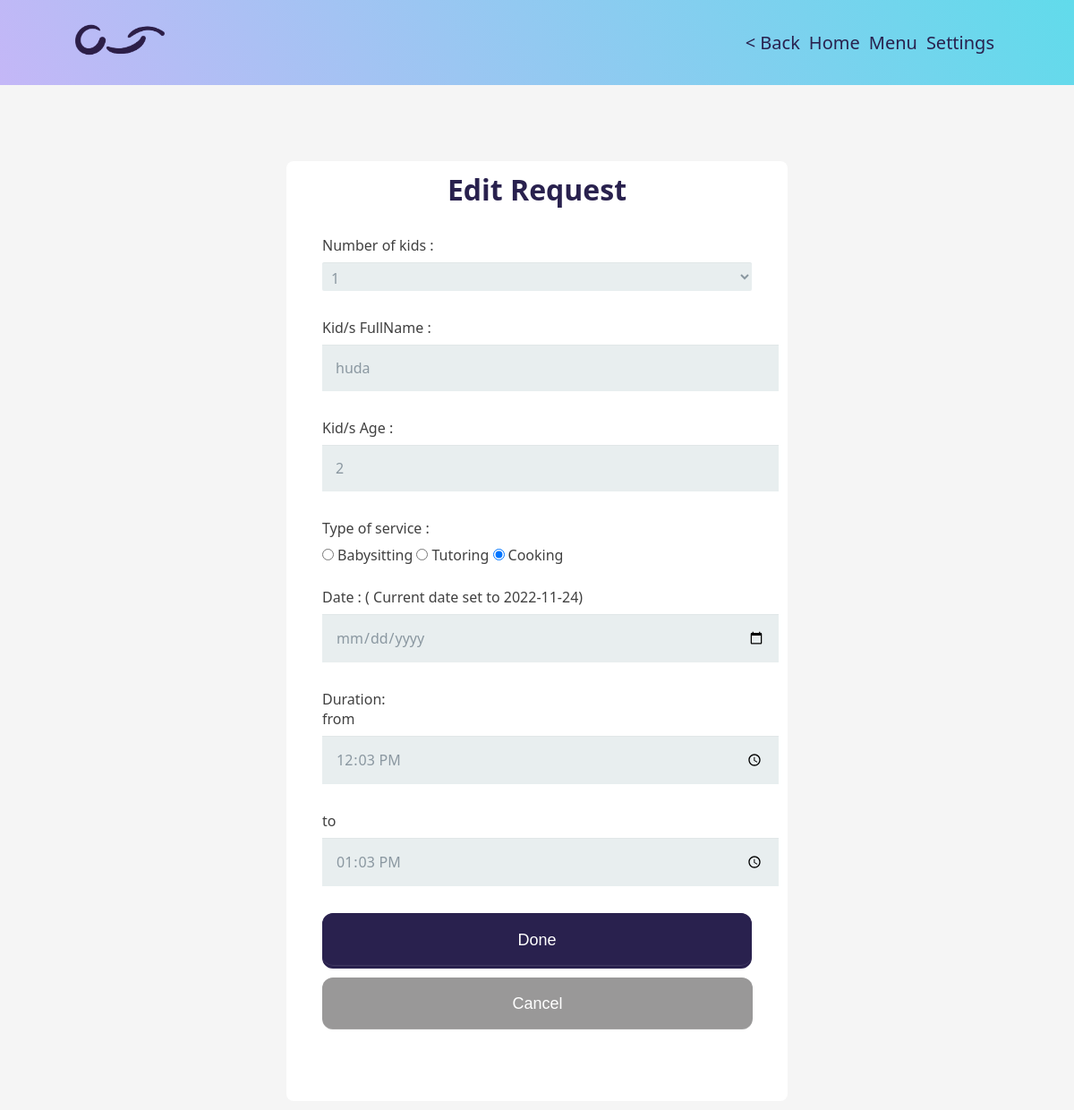
Screenshot of /editReq.php?request_id=38 (signed in) with the database file from the repository.
### tables this page shows
CREATE TABLE `request` (
  `request_id` int(10) NOT NULL,
  `parent_id` int(11) NOT NULL,
  `numOfKids` int(11) NOT NULL,
  `kid_name` varchar(100) NOT NULL,
  `kid_age` varchar(11) NOT NULL,
  `service_type` varchar(20) NOT NULL,
  `date` date NOT NULL,
  `start_time` time NOT NULL,
  `end_time` time NOT NULL
);

### editReq.php (the view, shortened to what this page needs)
<?php
include("connection.php");
$reqID = $_GET['request_id'];
?>
<!DOCTYPE html>
<head>
<link rel="stylesheet" href="https://cdnjs.cloudflare.com/ajax/libs/font-awesome/4.7.0/css/font-awesome.min.css">
<link rel="stylesheet" href="style.css" >
<link rel="stylesheet" href="footer.css" >
</head>
<body>
<body>
<header>
    <a href="#" class="logo"><img src="images/logo.png" alt="logo icon"></a>
    <nav class="navbar">
    <ul>
    <li>    <a onclick="window.history.back()" style="pointer:cursor;"> < Back </a> </li>
    <li><a href="mprofile.php"> Home </a></li>
    <li> <a href="#"> Menu </a>
    <li> <a href="#"> Settings </a>
    </li>
    </ul>
    </nav>
</header>
<?php
$query = "SELECT *
FROM request
WHERE request.request_id = $reqID AND
request.request_id NOT IN (SELECT bookings.request_id FROM bookings);";
$pendingRequests = mysqli_query($con , $query);
 if( mysqli_num_rows($pendingRequests) > 0)
 {
    while ($row = mysqli_fetch_assoc($pendingRequests))
    {
 ?>
<form action="DoneEdit.php?request_id=<?php echo $row['request_id'];?>" method="post">
<form action="next.php" method="post" enctype="multipart/form-data">
    <h1>  Edit Request </h1>
    <fieldset>
        <label for="job">Number of kids :</label>
        <div class="custom-select">
        <select name = "numOfKids" required >
            <option value="1" <?php if($row['numOfKids']==1) echo "selected"; ?>>1 </option>
            </select><div>
      <label for="name" >Kid/s FullName :</label >
      <input type="text" id="name" name="kid_name" value="<?php echo $row['kid_name']; ?>" required>
      <label for="name" >Kid/s Age :</label>
      <input type="text" id="name" name="kid_age" value="<?php echo $row['kid_age']; ?>" required >
      <label>Type of service :</label>
      <input type="radio" id="babysitting" value="babysitting" name="service" <?php if($row['service_type']=='babysitting') echo "checked"; ?>><label for="babysitting" class="light">Babysitting</label>
      <input type="radio" id="tutoring" value="tutoring" name="service" required <?php if($row['service_type']=='tutoring') echo "checked"; ?>><label for="tutoring" class="light" required>Tutoring</label>
      <input type="radio" id="cooking" value="cooking" name="service" <?php if($row['service_type']=='cooking') echo "checked"; ?>><label for="cooking" class="light">Cooking</label>
     <br>
     <br>
      <label for="name" >Date :  ( Current date set to  <?php echo $row['date']?>)</label>
      <input type="date" id="date" name="date" min= "2022-11-08" value="<?php  ?>"  required >
      Duration:
      <label for="name" >from</label>
      <input type="time" id="duration" name="duration1" value="<?php echo $row['start_time']; ?>"  required >
      <label for="name" >to</label>
      <input type="time" id="duration" name="duration2"  value="<?php echo $row['end_time']; ?>" required >
    <fieldset>
      <?php } }?>
    <button class= "button" type="submit" name="done">Done</button>
   <a href="parentRequests.php" class= "button2" name="cancel" >Cancel</a>
    </form>
    </form>
    </body>
</html>

### style.css (style rules this page uses)
body { background: whitesmoke; color:#404040; }
* { padding: 0; margin: 0; font-family: Optima, 'Segoe UI', Tahoma, Geneva, Verdana, sans-serif }
header { position: fixed; top:0; left:0; right:0; background:Linear-gradient(60deg , rgb(196 , 183, 247) 0% , rgb(97 , 219 , 235) 100%); box-shadow: 0px 5px Linear-gradient(60deg , rgb(196 , 183, 247) 0% , rgb(97 , 219 , 235) 100%); padding:20px 7%; display: flex; align-items: center; justify-content: space-between; z-index:1000; }
header img { width:100px; height:50px; }
header .navbar ul { list-style:none; }
header .navbar ul li { position:relative; float:left; }
header .navbar ul li a { font-size:20px; padding:5px; color:rgb(41,33,78);; display:block; }
a { text-decoration: none; }

### editReq.php (style rules this page uses)
form { max-width: 300px; margin: 10px auto; margin-top: 15%; padding: 10px 40px; background: #ffff; border-radius: 8px; }
h1 { margin: 0 0 30px 0; text-align: center; color: rgb(41, 33, 78); ; }
input[type="text"], input[type="password"], input[type="date"], input[type="datetime"], input[type="email"], input[type="number"], input[type="search"], input[type="tel"], input[type="time"], input[type="url"], textarea, select { background: rgba(255,255,255,0.1); border: none; font-size: 16px; height: auto; margin: 0; outline: 0; padding: 15px; width: 100%; background-color: #e8eeef; color: #8a97a0; box-shadow: 0 1px 0 rgba(0,0,0,0.03) inset; margin-bottom: 30px; }
input[type="radio"], input[type="checkbox"] { margin: 0 4px 8px 0; }
select { padding: 6px; height: 32px; border-radius: 2px; }
.button { padding: 19px 39px 18px 39px; font-family: 'Optima', sans-serif; color: #FFF; background-color: rgb(41, 33, 78); font-size: 18px; text-align: center; border-radius: 12px; width: 100%; border: 1px solid rgb(41, 33, 78); border-width: 1px 1px 3px; box-shadow: 0 -1px 0 rgba(255,255,255,0.1) inset; margin-bottom: 10px; }
.button2 { background:rgb(153, 152, 152); padding: 19px 39px 18px 39px; font-family: 'Optima', sans-serif; color: #FFF; font-size: 18px; text-align: center; border-radius: 12px; width: 84%; border-width: 1px 1px 3px; box-shadow: 0 -1px 0 rgba(255,255,255,0.1) inset; margin-bottom: 10px; display: inline-block; }
fieldset { margin-bottom: 30px; border: none; }
label { display: block; margin-bottom: 8px; }
label.light { font-weight: 300; display: inline; }
@media screen and (min-width: 480px) { form { max-width: 480px; } }

### rows the page displays
request: numOfKids "1", kid_name "huda", kid_age "2", service_type "☐ Babysitting", service_type "☐ Tutoring", service_type "☑ Cooking", date "2022-11-24", duration1 "12:03:00", duration2 "13:03:00"
